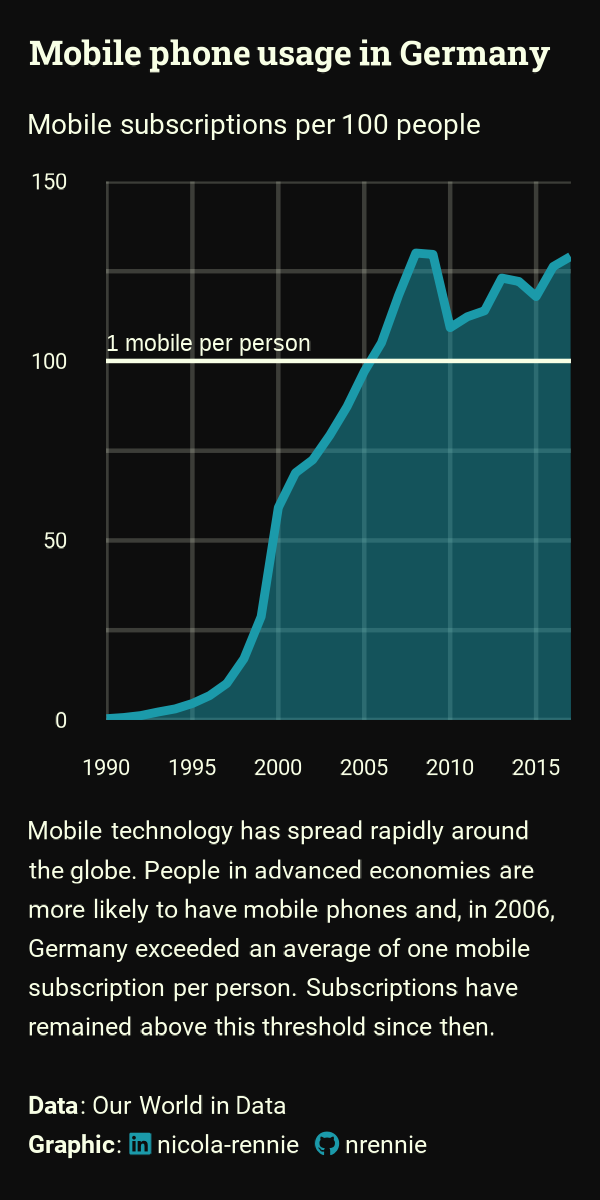

Write R code to recreate this figure.
# Load packages -----------------------------------------------------------

library(tidyverse)
library(showtext)
library(camcorder)
library(ggtext)
library(nrBrand)
library(glue)
library(scales)


# Load data ---------------------------------------------------------------

mobile <- readr::read_csv("https://raw.githubusercontent.com/rfordatascience/tidytuesday/master/data/2020/2020-11-10/mobile.csv")


# Load fonts --------------------------------------------------------------

font_add_google("Roboto", "roboto")
font_add_google("Roboto Slab", "roboto_slab")
showtext_auto()


# Define colours and fonts-------------------------------------------------

bg_col <- "gray5"
text_col <- "#F8FFE5"
highlight_col <- "#1B9AAA"

body_font <- "roboto"
title_font <- "roboto_slab"


# Data wrangling ----------------------------------------------------------

set.seed(123)
plot_data <- mobile |>
  filter(entity == "Germany")


# Start recording ---------------------------------------------------------

gg_record(
  dir = file.path("2024", "recording"),
  device = "png",
  width = 2,
  height = 4,
  units = "in",
  dpi = 300
)


# Define text -------------------------------------------------------------

social <- nrBrand::social_caption(
  twitter = NA,
  mastodon = NA,
  bg_colour = bg_col,
  icon_colour = highlight_col,
  font_colour = text_col,
  font_family = body_font
)
title <- "Mobile phone usage in Germany"
st <- "Mobile technology has spread rapidly around the globe. People in advanced
economies are more likely to have mobile phones and, in 2006, Germany exceeded
an average of one mobile subscription per person. Subscriptions have remained above
this threshold since then."
cap <- paste0(
  st,
  "<br><br>**Data**: Our World in Data<br>**Graphic**: ", social
)


# Plot --------------------------------------------------------------------

ggplot(plot_data) +
  geom_area(
    mapping = aes(
      x = year,
      y = mobile_subs
    ),
    fill = highlight_col,
    colour = highlight_col,
    alpha = 0.5,
    linewidth = 1
  ) +
  geom_hline(
    yintercept = 100,
    colour = text_col
  ) +
  annotate(
    "text",
    x = 1990, y = 105,
    label = "1 mobile per person",
    colour = text_col,
    hjust = 0,
    size = 6
  ) +
  scale_y_continuous(
    limits = c(0, 150),
    breaks = seq(0, 150, 50),
    minor_breaks = seq(0, 150, 25)
  ) +
  labs(
    title = title,
    caption = cap,
    subtitle = "Mobile subscriptions per 100 people",
    y = NULL
  ) +
  coord_cartesian(expand = FALSE) +
  theme_minimal(base_size = 21, base_family = body_font) +
  theme(
    plot.margin = margin(10, 7, 5, 7),
    plot.background = element_rect(fill = bg_col, colour = bg_col),
    panel.background = element_rect(fill = bg_col, colour = bg_col),
    plot.title = element_textbox_simple(
      colour = text_col,
      hjust = 0,
      halign = 0,
      margin = margin(b = 10, t = 0),
      lineheight = 0.5,
      family = title_font,
      face = "bold",
      size = rel(1.2)
    ),
    plot.subtitle = element_textbox_simple(
      colour = text_col,
      hjust = 0,
      halign = 0,
      margin = margin(b = 10, t = 0),
      lineheight = 0.5,
      family = body_font
    ),
    plot.caption = element_textbox_simple(
      colour = text_col,
      hjust = 0,
      halign = 0,
      margin = margin(b = 5, t = 10),
      lineheight = 0.5,
      family = body_font,
      size = rel(0.9)
    ),
    axis.text = element_text(
      colour = text_col
    ),
    axis.title.x = element_blank(),
    axis.title.y = element_text(
      colour = text_col
    ),
    plot.title.position = "plot",
    plot.caption.position = "plot",
    panel.grid.major = element_line(
      linewidth = 0.5,
      colour = alpha(text_col, 0.2)
    ),
    panel.grid.minor.y = element_line(
      linewidth = 0.5,
      colour = alpha(text_col, 0.2)
    ),
    panel.grid.minor.x = element_blank()
  )


# Save gif ----------------------------------------------------------------

gg_playback(
  name = file.path("2024", "viz", "gifs", paste0("day_11", ".gif")),
  first_image_duration = 4,
  last_image_duration = 20,
  frame_duration = .25,
  background = bg_col
)

unlink("2024/recording/", recursive = TRUE)
